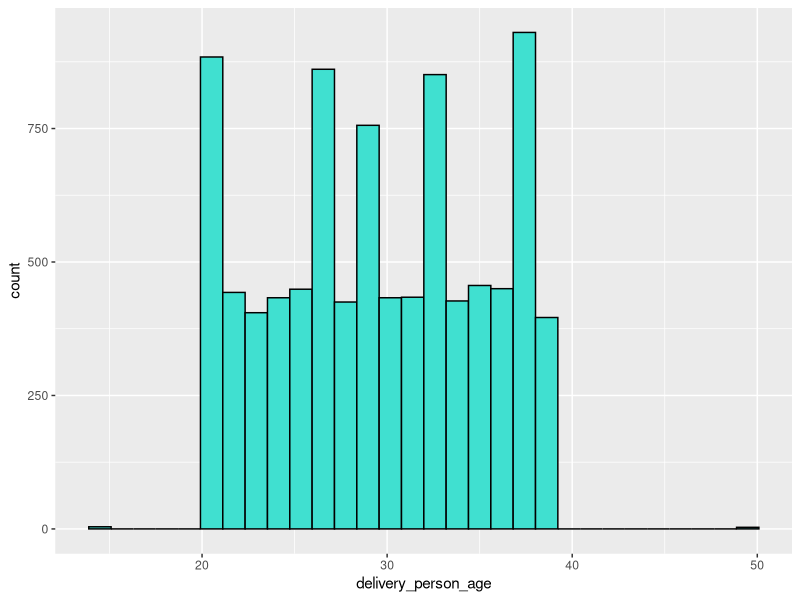
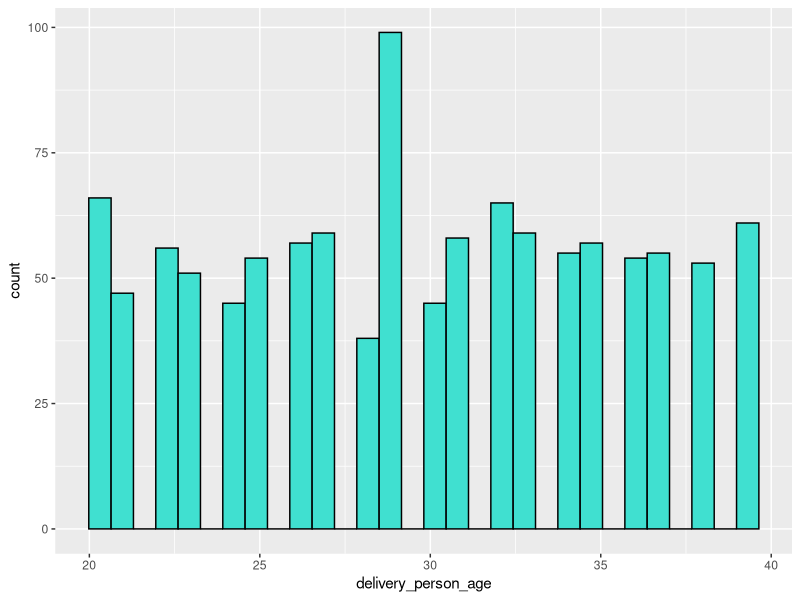
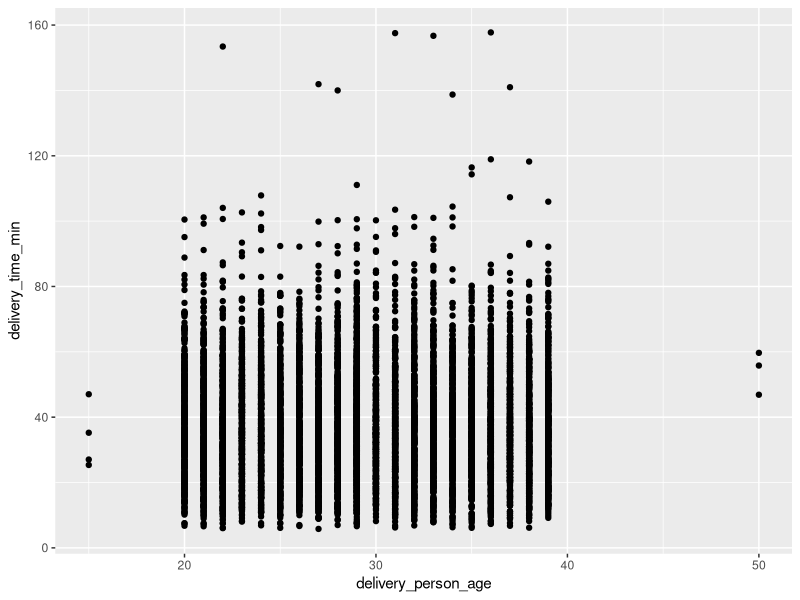
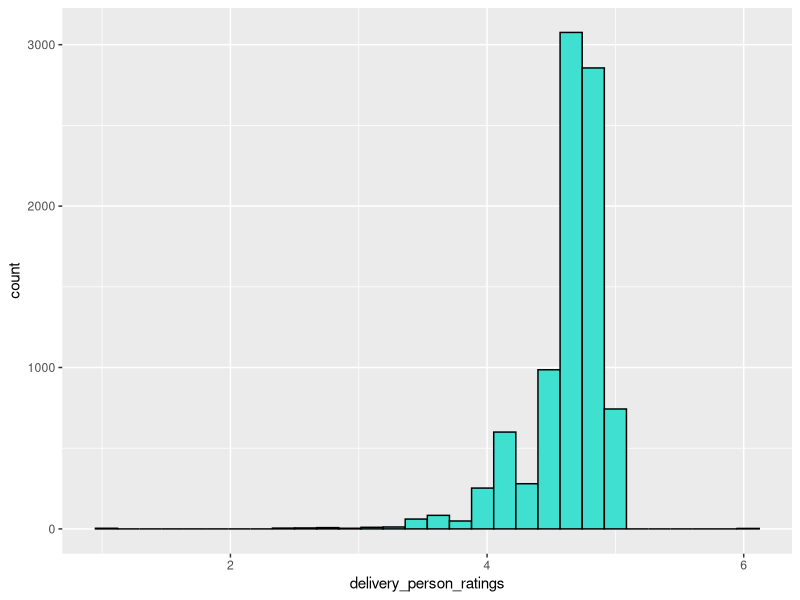
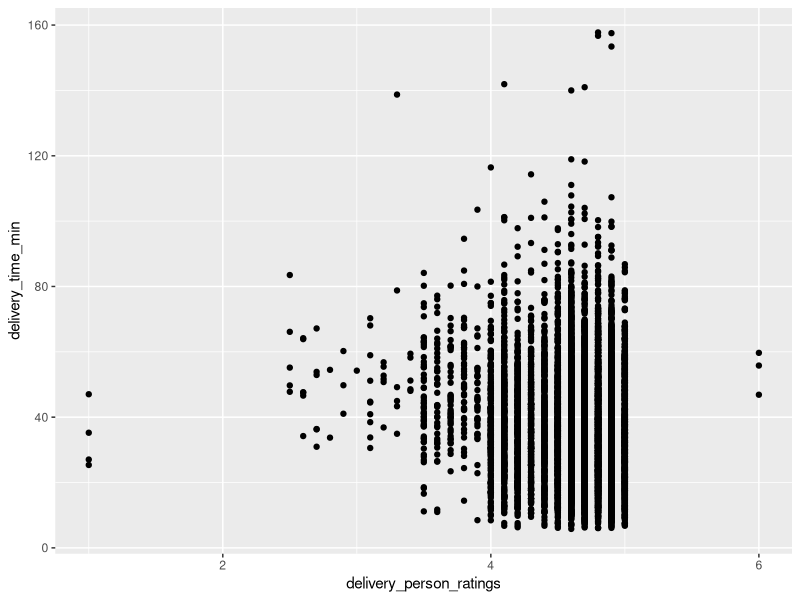
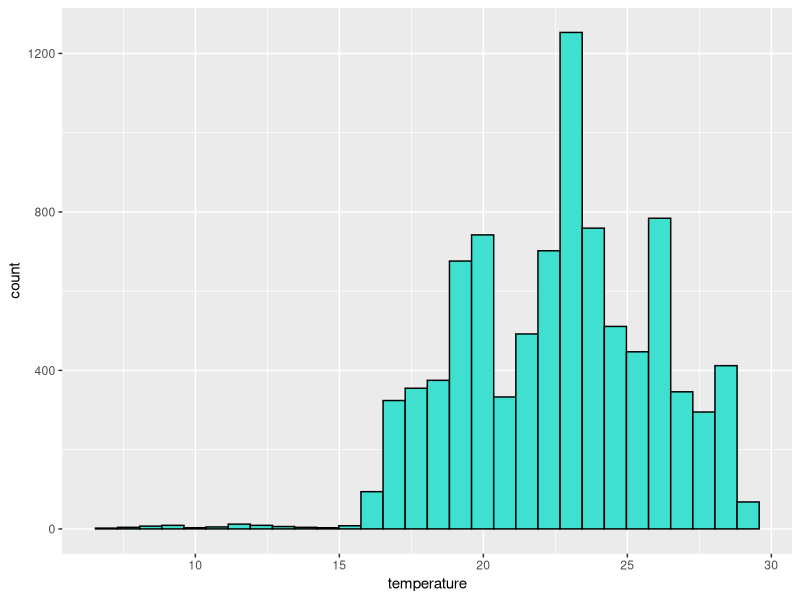
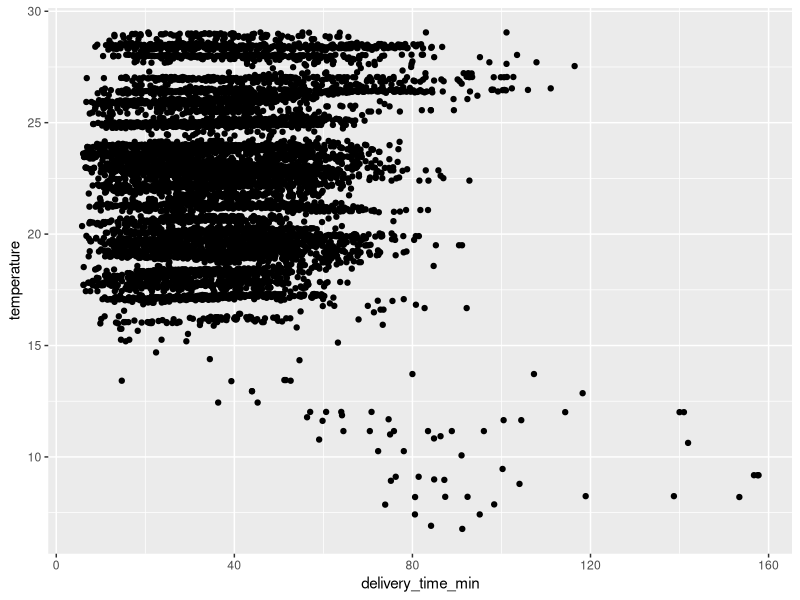
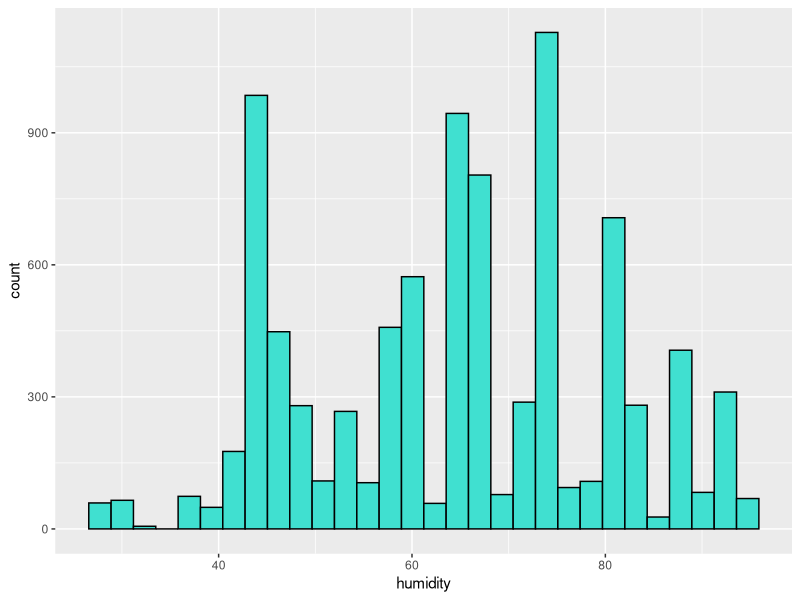

These figures' R source, in order:
if (!require(dplyr)) install.packages("dplyr")
library(dplyr)

if (!require(ggplot2)) install.packages("ggplot2")
library(ggplot2)

data <- read.csv("data/Food_Time_Data_Set.csv")

str(data)

head(data)

# Categorical Columns

## 'Type of order' seems to be a categorical columns, but by default it has a 'chr' type, so it will be converted into a factor column. The same happens with type_of_vehicle, weather_description and traffic_level

data <- data %>% 
  mutate(Type_of_order = as.factor(Type_of_order),
         Type_of_vehicle = as.factor(Type_of_vehicle),
         weather_description = as.factor(weather_description),
         Traffic_Level = as.factor(Traffic_Level))

str(data)

# Numerical columns

## Most numerical columns seem to be correct except for the TARGET column and the 'Distance..km' columns



data <- data %>%
  mutate(Distance..km. = as.numeric(Distance..km.),
         TARGET = as.numeric(TARGET))

## The conversion was done, but NAs were introduced by coercion.

sum(is.na(data$Distance..km.))

sum(is.na(data$TARGET))

## Maybe the NA values in Distance happen to also affect into an NA in TARGET

data %>% 
  filter(is.na(Distance..km.) & is.na(TARGET)) %>% 
  head(.)

## All values shown that have NA in distance also have NA in TARGET. To see if the result is a value close to 921 (the amount of total NA values in Distance), the amount of rows that have NA in both distance and target will be calculated.

data %>% 
  filter(is.na(Distance..km.) & is.na(TARGET)) %>% 
  summarize(nrow(.))

## These values are not useful towards the model later on because these are values that cannot be predicted at all. As a result, these values will be removed from the dataset.

data <- data %>%  
  filter( !(is.na(Distance..km.) & is.na(TARGET)) ) 

## Now, re-calculating the count of na values:

sum(is.na(data$Distance..km.))

sum(is.na(data$TARGET))

## Analyzing the remaining Distance values:

data %>% 
  filter(is.na(Distance..km.))

## It seems that all of the other needed values are still there for these rows, so I will use the restaurant coordinates vs. the delivery location coordinates to fill the distance:
## https://community.esri.com/t5/coordinate-reference-systems-blog/distance-on-a-sphere-the-haversine-formula/ba-p/902128
## https://github.com/rspatial/geosphere

if(!require(geosphere)) install.packages("geosphere", repos = "http://cran.us.r-project.org")

library(geosphere)

new_distances <- data %>%
  filter(is.na(Distance..km.)) %>% 
  rowwise() %>%
  mutate(new_distance = distHaversine(c(Restaurant_longitude, Restaurant_latitude),
                                     c(Delivery_location_longitude, Delivery_location_latitude)) / 1000) %>% 
  head(.) %>% 
  select(Distance..km.,
         new_distance,
         Restaurant_latitude, 
         Restaurant_longitude, 
         Delivery_location_latitude, 
         Delivery_location_longitude,
         TARGET) %>% 
  pull(new_distance)

data[is.na(data$Distance..km.), "Distance..km."] <- new_distances

sum(is.na(data$Distance..km.))

rm(new_distances)

## It can be seen that now there's no more NA values in the Distance..km. column.

## Now analyzing the leftover TARGET NA values:

sum(is.na(data$TARGET))

data[is.na(data$TARGET),]

# The amount of rows that will be in the na-cleaned dataset is:
nrow(data) - sum(is.na(data$TARGET))

## There are 45 missing values in the target variable, because the goal of this study is to train the algorithm on the most accurate data available, then the best option for these NA values is to delete them, since filling them in any way can introduce an incorrect bias that could prevent the model from learning correct patterns from the data.

data <- data[!is.na(data$TARGET),]

nrow(data)

# Variable names

## In the provided dataset there's no standard naming convention for the columns, some start with a capital letter while others don't and some are in all-caps (TARGET and ID) while others aren't.

colnames(data) <- c("id", "delivery_person_id", "delivery_person_age", "delivery_person_ratings",
  "restaurant_latitude", "restaurant_longitude", "delivery_loc_latitude",
  "delivery_loc_longitude", "order_type", "vehicle_type", "temperature", "humidity",
  "precipitation", "weather_type", "X", "traffic_level", "distance", "delivery_time_min")

str(data)

## Now there's a more uniform column name standard.

# Per-column Analysis --------------

#ID Variable

n_distinct(data$id)

nrow(data)

## Interistingly, there are less distinct ID values (9037) than rows (9040).

data %>% 
  group_by(id) %>% 
  summarize(appearances = n()) %>% 
  arrange(desc(appearances))

data %>% 
  filter(id == "6.00E+02")

## There doesn't seem to be any anormal values, the only remarkable detail is that the coordinates of both the restaurant and the delivery destination are similar between entries.

data %>% 
  filter(id == "6.00E+03")

## Again the coordinates are similar, but that's about it.

data %>% 
  filter(id == "9.00E+02")

## In here the longitudes between rows vary greatly, but the latitudes do kind of match.

## In these code blocks the ages of the delivery people differ, so the 'id' itself isn't a unique person identifier.

sum(is.na(data$id))

## There are no null values

# Delivery Person Id

head(data$delivery_person_id, n=8)

n_distinct(data$delivery_person_id)

## In this dataset there's only 1134 different delivery people, meaning that the dataset has multiple deliveries from a single person.

sum(is.na(data$delivery_person_id))

## There are no null values

# Delivery Person Age

head(data$delivery_person_age, n=8)

min(data$delivery_person_age)

max(data$delivery_person_age)

## The ages of the delivery people range from 15 to 50.

data %>% 
  filter(delivery_person_age == 15)

## There's 3 entries of a 15-year-old doing deliveries.

data %>% 
  filter(delivery_person_age == 50)

## There are also 3 entries of a 50 year old delivering.

data %>% 
  ggplot(aes(delivery_person_age)) +
  geom_histogram(col = "black", fill = "turquoise")

## Most ages range from 20 to 40, with 15 and the 50 being the outliers.

## However, this graph can be wrong due to the fact that takes multiple deliveries as a different count for the age.

data %>% 
  distinct(delivery_person_id, .keep_all = TRUE) %>% # grabbing different people or else multiple deliveries would count as multiple ages
  ggplot(aes(delivery_person_age)) +
  geom_histogram(col = "black", fill = "turquoise")

## With this graph, the scale changes and now the 15 and 50 values don't appear. Could this be due to them not having a 'delivery_person_id' (NA)? (No because there are no NA values in 'delivery_person_id') Or maybe the same ID has multiple ages assigned to it (in this case this would be human error)?


data %>% 
  filter(delivery_person_age == 15)

data %>% 
  filter(delivery_person_id == "JAPRES15DEL03") %>% 
  select(delivery_person_age)

## This is a big issue, there are multiple ages assigned to the same delivery_person_id

## Is this a common mistake? Does this happen for each delivery_person_id?

data %>% 
  group_by(delivery_person_id) %>% 
  distinct(delivery_person_age) %>% 
  summarize(distinct_ages = n())

## This is indeed a common mistake, since the docs for this dataset mention: "Delivery_person_ID: A unique identifier assigned to each delivery person for tracking purposes."

## So, the Delivery_person_ID isn't a reliable identifier for a singular person.

## Therefore, an accurate count of each age's different workers (delivery person) cannot be obtained.

## A possible cause for this is that the program made to assign 'delivery_person_id's to workers aren't meant to generate one per worker, instead it could generate one per delivery in real time, and when one delivery_person_id is no longer in use, then it could re-assign it to another delivery, hence another possible driver.


## Checking to see if the driver's age has to do with the delivery time:

data %>% 
  ggplot(aes(delivery_person_age, delivery_time_min)) +
  geom_point(col = "black")

## There's no clear effect of the age on the delivery time.

# Delivery person Ratings -----------

min(data$delivery_person_ratings)

max(data$delivery_person_ratings)

## The rating scale is from 1 to 6, inclusive. This rating scale seems to deviate from 'normal' scales in the sense that most apps have a 1-5 scale or a 1-10 scale, but a 1-6 scale is very uncommon.

data %>% 
  ggplot(aes(delivery_person_ratings)) +
  geom_histogram(col = "black", fill = "turquoise")

## Most delivery people have a rating between 3 and 5. With the other ratings having very low counts.

data %>% 
  filter(delivery_person_ratings > 5)

## An interesting detail is that the only delivery people who have a rating bigger than 5 (6) are 50 year olds. However, due to recent findings stating that the Delivery_person_ID variable cannot identify singular people, this is most likely a single person that is 50 years old that somehow has this 6 rating.

## So again, an accurate count of the number of distinct people (in order to count the amount of people per rating) cannot be obtained.

## Checking on the possible effect of age on delivery time:

data %>% 
  ggplot(aes(x = delivery_person_ratings, y = delivery_time_min)) +
  geom_point(col = "black")

## The rating itself doesn't seem to have an effect on delivery time since all ratings deliver on very similar timeframes.

# Restaurant latitude and longitude 

## Latitude and longitude values can be very raw, they just specify coordinates on a map. However, if a latitude and longitude pairing appears several times in a repeated manner, this means that there are several orders for the same restaurant (since the latitude and longitude pairing uniquely identifies position of a restaurant). This technically assumes that no restaurant can be on top of another (this is very common in malls), so this is to get an idea of the amount of deliveries that possibly come from the same restaurant.

## This can even be studied to see if most people order from the same restaurant and therefore that restaurant needs more time than others in order to prepare the food.

options(pillar.sigfig = 6)

data %>% 
  group_by(restaurant_latitude, restaurant_longitude) %>% 
  summarize(order_count = n()) %>% 
  arrange(desc(order_count))

## 54 orders seem to be from the same restaurant, 48 from another and so on.

## It is important to compare the average delivery time of this popular restaurant with one that has a low delivery count to see if these coordinate pairings introduce a bias on the target variable.

data <- data %>% 
  mutate(restaurant_latitude = round(restaurant_latitude, 4),
         restaurant_longitude = round(restaurant_longitude, 4))

data %>% 
  group_by(restaurant_latitude, restaurant_longitude) %>% 
  summarize(order_count = n()) %>% 
  arrange(desc(order_count))

data %>% 
  filter(restaurant_latitude == 11.0213 & restaurant_longitude == 76.995) %>% 
  summarize(mean_delivery_time = mean(delivery_time_min))

## The most sought-out restaurant has a mean delivery time of almost 35 minutes.

data %>% 
  group_by(restaurant_latitude, restaurant_longitude) %>% 
  summarize(order_count = n()) %>% 
  arrange(order_count)

data %>% 
  filter(restaurant_latitude == 9.9668 & restaurant_longitude == 76.243) %>% 
  summarize(mean_delivery_time = mean(delivery_time_min))

## One of the least ordered restaurant has almost a 36 minute delivery time.

## The average time of both restaurants is extremely similar, indicating that there isn't a 'delay' effect by ordering from a 'popular' restaurant in this case.

# Delivery location

## Again, these coordinate values are very raw so the amount of orders that came from the same home will be calculated. Again, this assumes that no home can be on top of another, and this is almost the norm in terms of capital cities where there exist multiple apartment buildings.

data <- data %>% 
  mutate(delivery_loc_latitude = round(delivery_loc_latitude, 4),
         delivery_loc_longitude = round(delivery_loc_longitude, 4))

data %>% 
  group_by(delivery_loc_latitude, delivery_loc_longitude) %>% 
  summarize(order_count = n()) %>% 
  arrange(desc(order_count))

## There are several 'homes' that ordered 9 times in this data.

# Order type

head(data$order_type, n=8)

data %>% 
  group_by(order_type) %>% 
  summarize(appearances = n(), avg_delivery_time = mean(delivery_time_min)) %>% 
  arrange(desc(appearances))

## Thanks to the output, it can be seen that the most common order type is the snack, followed by the meal, drinks and buffet being the last one.  

## Also, it can be inferred that ordering drinks usually takes longer than ordering meals, this could be due to the fact that these could be low-income orders, so restaurant managers could give a higher priority to meals since these usually cost more than just drinks.

## So the order type does matter when predicting average delivery time.

# Vehicle type

head(data$vehicle_type, n=8)

data %>% 
  group_by(vehicle_type) %>% 
  summarize(appearances = n(), avg_delivery_time = mean(delivery_time_min)) %>% 
  arrange(desc(appearances))

## Interestingly enough, bicycle deliveries are the ones that have the least amount of average delivery time out of the four. This could be due to bicycle riders not taking up on large rides (in the sense of deliveries that are far from the restaurant) due to its increased physicality needed. This added physicality can also explain the low amount of people that use it for delivery purposes.

## This will be calculated for verification:

data %>% 
  group_by(vehicle_type) %>% 
  summarize(appearances = n(),
            avg_delivery_time = mean(delivery_time_min),
            delivery_distance = mean(distance)) %>% 
  arrange(desc(appearances))

## As it was hinted at previously, the bicycle riders indeed have a lower aaverage delivery distance when compared to motorcycle riders for example.

## An interesting remark are the scooter riders. While using a scooter does include physicality during work (but not as much as bicycles do), it still remains the second most-used vehicle type for food transportation.

## All of this hints at the possibility of the vehicle_type having an impact on delivery time.

# Temperature

head(data$temperature, n=8)

## These temperatures seem to be in Celsius rather than Fahrenheit. This isn't specified in the docs.

data %>% 
  ggplot(aes(temperature)) +
  geom_histogram(fill = "turquoise", col = "black")

## Most temperatures seem to be around de 22.5 mark.

## Heat could introduce laziness and exhaustion for the delivery drivers (https://www.belsky-weinberg-horowitz.com/tips-for-avoiding-heat-sickness-while-driving/), so it wouldn't be abnormal to see that higher temperatures lead to higher delivery times:

data %>% 
  ggplot(aes(x = delivery_time_min, y = temperature)) +
  geom_point(fill = "turquoise", col = "black")

## It is surprising to see that the most-heated deliveries are the ones who usually have lower delivery times. However, an argument can be made that states that this could be because people that live closer to these restaurants have a hotter climate than those who live further away. Things like the heat from gas car engines are prejudicial for the climate (therefore hotter temperatures).

## So the temperature seems to correlate to the delivery time, but it does so in the contrary sense to the one thought.

# Humidity

head(data$humidity)

min(data$humidity)

max(data$humidity)

# The values of the humidity seem to be percentages (this is the usual metric for the general population). This also isn't described in the dataset docs.

data %>% 
  ggplot(aes(humidity)) +
  geom_histogram(fill = "turquoise", col = "black")

## As per the histogram, it can be seen that the humidity values seem to be pretty scattered, there's no bell-like shaped curve present in the graph.

data %>% 
  ggplot(aes(x = delivery_time_min, y = humidity)) +
  geom_point(col = "black")

## No clear pattern can be extracted on the effect of humidity on delivery time.

# Precipitation

head(data$precipitation, n = 8)

n_distinct(data$precipitation)

min(data$precipitation)

max(data$precipitation)

## The precipitation values don't seem to come in a binary or percentage format.

data %>% 
  ggplot(aes(x = precipitation)) +
  geom_histogram(fill = "turquoise", col = "black")

## The most prominent precipitation value is zero (no rain or snow). All of the other values on the scale barely appear, being almost a line at the bottom of the graph.

## Inspecting those values different to zero:

data %>% 
  filter(precipitation != 0)

## There's just 1 entry that has a value bigger than 1, but this entry marks the weather as "moderate rain", so values bigger than 1 mean that there's definite rain (and not mist) and the .46 shows how heavy the rainfall is.

data %>% 
  ggplot(aes(x = delivery_time_min, y = precipitation)) +
  geom_point(col = "black")

## There's no clear pattern between the precipitation and the delivery time.

# Weather type

data %>% 
  ggplot(aes(x = weather_type, y = precipitation)) +
  geom_boxplot(fill = "turquoise", col = "black")

## The only weather types to have non-zero values are mist and moderate rain.


## Plotting the possible effect of the weather type on delivery time:
data %>% 
  ggplot(aes(x = weather_type, y = delivery_time_min)) +
  geom_boxplot(fill = "turquoise", col = "black")

## The weather_type seems to have an extremely little effect on delivery time (see fog, moderate rain and overcast clouds), but the difference is so small that this could introduce almost no effect over the model.

# X column

head(data$X)

n_distinct(data$X)

## There are only NA values in this column:

data %>% 
  filter(!is.na(X))

## The filter returned 0 rows. Therefore, this column serves no purpose and it will be discarded from the dataset:

data <- data %>% 
  select(-X) 

# Traffic level

## Naturally, traffic is a great cause for arriving late to a location, however, because the vehicle types here aren't 4 wheeled transport means, then I expect the traffic level to have little effect over the delivery time.

data %>% 
  ggplot(aes(x = reorder(traffic_level, delivery_time_min, FUN = median), y = delivery_time_min)) +
  geom_boxplot(fill = "turquoise", col = "black") +
  labs(x = "Traffic Level",
       y = "Delivery Time (m)")

## Despite the vehicle types in the dataset being 2-wheeled, the traffic does have quite a clear correlation with the delivery time.

## So the Traffic level does incur in the delivery time.

# Distance

mean(data$distance)

## The average distance traveled by the delivery people is around 14 kilometers.

data %>% 
  ggplot(aes(distance)) + 
  geom_histogram(fill = "turquoise", col = "black")

## Shorter distances are more common than longer distances.

## The distance itself is naturally a big factor in arrival time to a destination, I expect this to have the same behavior here:

data %>% 
  ggplot(aes(x = distance, y = delivery_time_min)) + 
  geom_point(col = "black") 

## There is a clear line pattern between distance and delivery time, as I expected. The bigger the distance, the greater the delivery time.

# Delivery time 

## This is the target variable.

mean(data$delivery_time_min)

## People usually have to wait around 38 minutes for their food delivery.

data %>% 
  ggplot(aes(delivery_time_min)) + 
  geom_histogram(fill = "turquoise", col = "black")

## Usually, extremely quick deliveries are rare, as well as extremely delayed ones, with the middleground being more common. This behavior is seen in the histogram.

# Handling missing data

sum(is.na(data))

## There's no missing data.

# Handling inconsistent values:

## It was pointed out before that the delivery_person_id column is basically made up of inconsistent values (not the expected behavior for this study), since it can't identify a singular person.

data %>% 
  group_by(delivery_person_id) %>% 
  distinct(delivery_person_age) %>% 
  summarize(distinct_ages = n())

## So this column will be deleted.

data <- data %>% 
  select(-delivery_person_id)

## The 'id' column was also shown to be of little value:
data %>%
  group_by(id) %>%
  summarize(appearances = n()) %>%
  arrange(desc(appearances))

data %>%
  filter(id == "6.00E+02")

## Here the same id is assigned to different people and different deliveries.


data <- data %>% 
  select(-id)

## The 'id' column has been removed.

str(data)

sum(duplicated(data))

## There are no duplicate entries in the data

# Dataset split

if (!require(caret)) install.packages("caret")
library(caret)

set.seed(2025)

train_indexes <- createDataPartition(data$delivery_time_min, p = 0.8, list = FALSE)
train_data <- data[train_indexes,]
test_data <- data[-train_indexes,]

# Outlier deletion

## No outliers will be deleted since important features like the distance correlate very well and give good insights for predicting the delivery time.

# Data Scaling

## Since the models that are going to be used are linear regression and decision trees, then no scaling is needed (both models aren't sensible to scale).

# Feature selection
